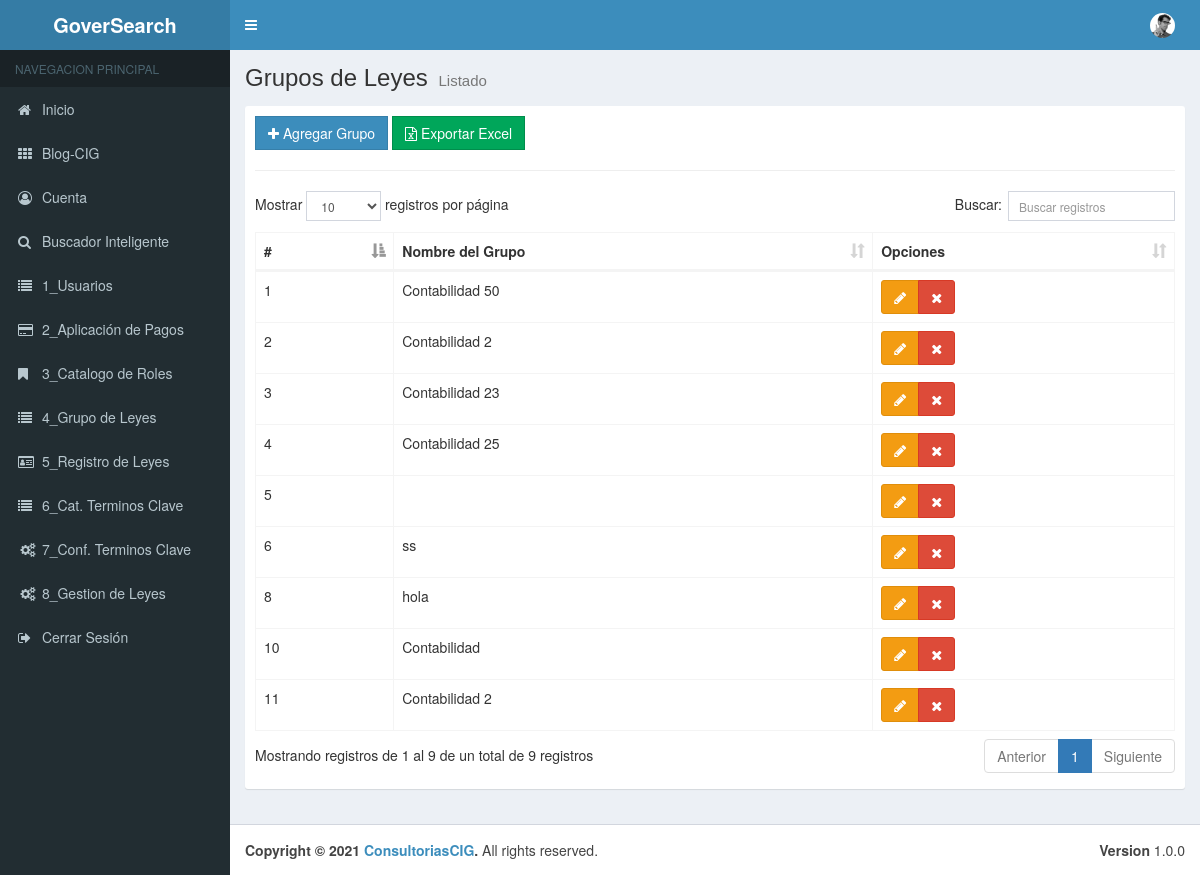
Page /00_Menu/cGrupo_Leyes on the earlier database version.
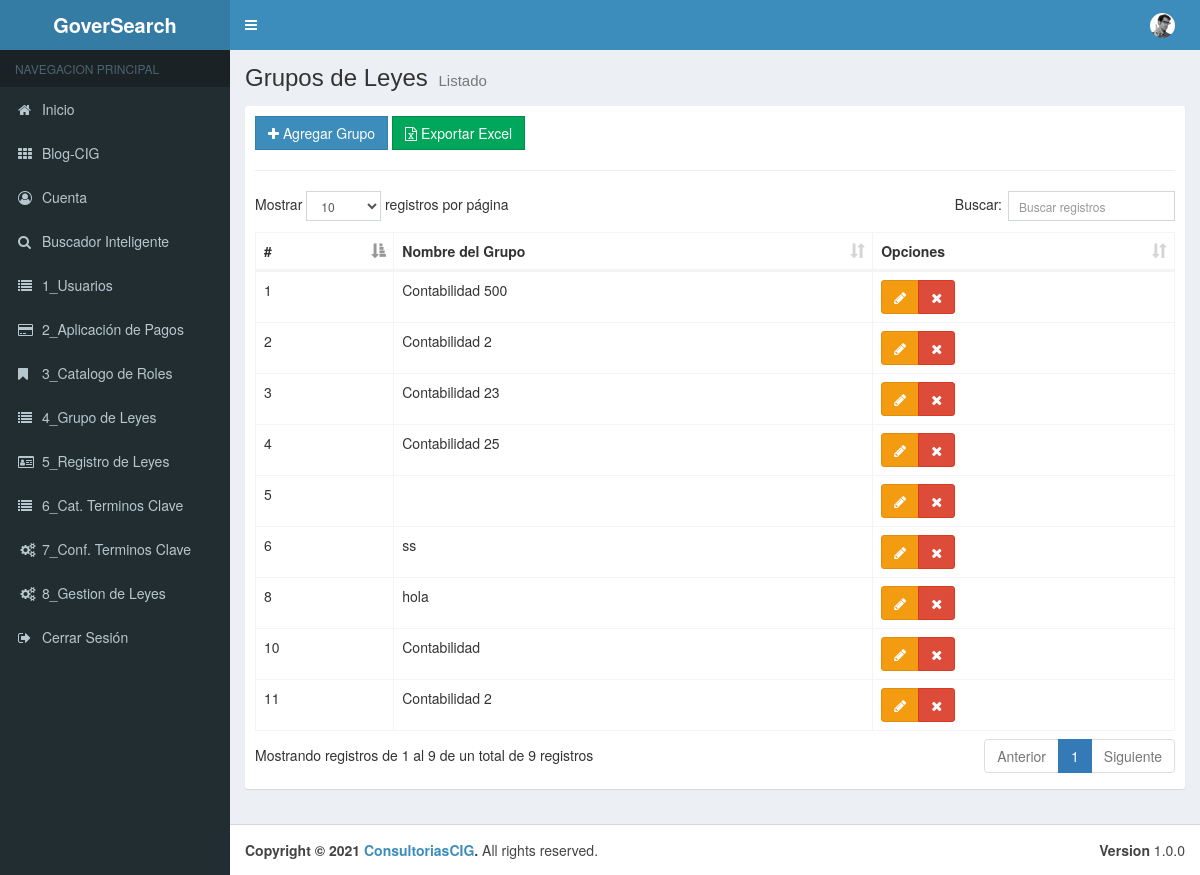
Same page on the later database version.
### tables this page shows
CREATE TABLE `tbl_gpo_leyes` (
  `pk_Gpo_Ley` int(11) NOT NULL,
  `Nombre_de_Grupo` varchar(50) NOT NULL,
  `Estado` bit(1) NOT NULL
);

### application/controllers/00_Menu/cGrupo_Leyes.php (called while the page is built, shortened)
<?php
class cGrupo_Leyes extends CI_Controller {
	public function __construct(){
		$this->load->model("Grupo_Leyes_Model");
		$this->load->library('export_excel');
	}
	public function index()
	{
		$data = array(
			'gpleyes' =>$this->Grupo_Leyes_Model->getGrupo_Model(),
	   );
		$this->load->view("layouts/header");
		$this->load->view("layouts/aside");
		$this->load->view("admin/01_Menu/vGrupo_Leyes/list", $data);
		$this->load->view("layouts/footer");
	}
}

### index.php (called while the page is built, shortened)
<?php
require_once BASEPATH.'core/CodeIgniter.php';

### application/models/Grupo_Leyes_Model.php (called while the page is built, shortened)
<?php
class Grupo_Leyes_Model extends CI_Model {
    public function getGrupo_Model(){
        $this->db->where("Estado","1");
        $resultados = $this->db->get("tbl_gpo_leyes");
        return $resultados->result();
    }
}

### application/views/admin/01_Menu/vGrupo_Leyes/list.php (the view, shortened to what this page needs)
<div class="content-wrapper">
    <section class="content-header">
        <h1>
        Grupos de Leyes
        <small>Listado</small>
        </h1>
    </section>
    <section class="content">
        <div class="box box-solid">
            <div class="box-body">
                <div class="row">
                    <div class="col-md-12">
                        <a href="<?php echo base_url();?>00_Menu/cGrupo_Leyes/add" class="btn btn-primary btn-flat"><span class="fa fa-plus"></span> Agregar Grupo</a>
                        <a href="<?php echo base_url();?>00_Menu/cGrupo_Leyes/dExcel" class="btn btn-success btn-flat"><span class="fa fa-file-excel-o"></span> Exportar Excel</a>
                    </div>
                </div>
                <hr>
                <div class="row">
                    <div class="col-md-12">
                        <table id="example1" class="table table-bordered table-hover">
                            <thead>
                            <tr>
                                <th>#</th>
                                <th>Nombre del Grupo</th>
                                <th>Opciones</th>
                                </tr>
                            </thead>
                            <tbody>
                                <?php if(!empty($gpleyes)):?>
                                    <?php foreach($gpleyes as $gpley):?>
                                        <tr>
                                            <td><?php echo $gpley->pk_Gpo_Ley;?></td>
                                            <td><?php echo $gpley->Nombre_de_Grupo;?></td>
                                            <td>
                                                <div class="btn-group">
                                                    <a href="<?php echo base_url();?>00_Menu/cGrupo_Leyes/edit/<?php echo $gpley->pk_Gpo_Ley;?>" class="btn btn-warning"><span class="fa fa-pencil"></span></a>
                                                    <a href="<?php echo base_url();?>00_Menu/cGrupo_Leyes/delete/<?php echo $gpley->pk_Gpo_Ley;?>" class="btn btn-danger btn-remove"><span class="fa fa-remove"></span></a>                                                        </div>
                                            </td>
                                        </tr>
                                    <?php endforeach;?>
                                <?php endif;?>
                            </tbody>
                        </table>
                    </div>
                </div>
            </div>
        </div>
    </section>
</div>

Differences in the rows shown:
changed tbl_gpo_leyes id 1: Nombre_de_Grupo "Contabilidad 50" → "Contabilidad 500"
